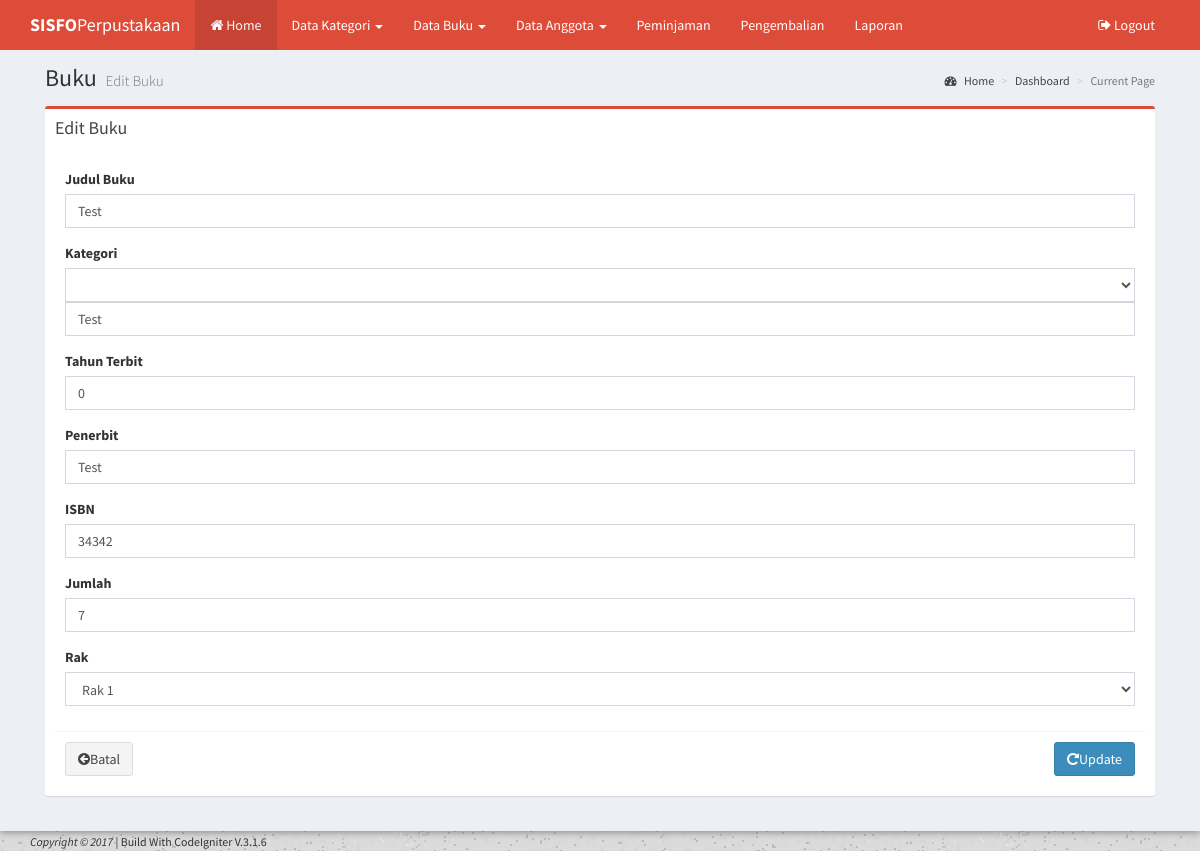
/buku/edit/1, run on the app's committed database.
### tables this page shows
CREATE TABLE `buku` (
  `id_buku` int(5) NOT NULL,
  `id_kategori` int(5) NOT NULL,
  `judul_buku` varchar(50) NOT NULL,
  `pengarang` varchar(35) NOT NULL,
  `thn_terbit` int(11) NOT NULL,
  `penerbit` varchar(50) NOT NULL,
  `isbn` varchar(25) NOT NULL,
  `jumlah_buku` int(3) NOT NULL,
  `lokasi` enum('1','2','3','4','5') NOT NULL,
  `gambar` varchar(255) NOT NULL,
  `tgl_input` date NOT NULL,
  `status_buku` enum('1','0') NOT NULL DEFAULT '0',
  `created_at` datetime NOT NULL DEFAULT '0000-00-00 00:00:00',
  `updated_at` datetime NOT NULL DEFAULT '0000-00-00 00:00:00',
  `deleted_at` datetime DEFAULT NULL
);

### application/views/template/my_template.php (called while the page is built, shortened)
<?php $this->load->view("/partial/header");?>
<?php $this->load->view("/partial/navbar");?>
<?php $this->load->view("/partial/top_navigation");?>
<?php $this->load->view($content);?>

### application/controllers/Buku.php (called while the page is built, shortened)
<?php
class Buku extends CI_Controller {
	public function __construct()
	{
		$this->load->model('Buku_Model');
		$this->load->model('Kategori_Model');
	}
public function edit($id)
{
	$data=
		[
			'title' => 'Buku',
			'sub_title' => 'Edit Buku',
			'content' => 'buku/edit',
			'show' => $this->Buku_Model->edit($id)->row()
		];
	$this->load->view('template/my_template', $data);
}
}
?>

### index.php (called while the page is built, shortened)
<?php
require_once BASEPATH.'core/CodeIgniter.php';

### application/models/Buku_Model.php (called while the page is built, shortened)
<?php
class Buku_Model extends CI_Model
{
public function edit($id)
	{
		$this->db->where('id_buku',$id);
		return $this->db->get('buku');
	}
}
?>

### application/views/buku/edit.php (the view, shortened to what this page needs)
<section class="content">
	<div class="row">
		<div class="col-sm-12">
			<div class="box box-danger">
				<div class="box-header">
					<h3 class="box-title">Edit Buku</h3>
				</div>
				<div class="box-body">
					<form action="<?=site_url('buku/update');?>" method="post" accept-charset="utf-8">
						<div class="box-body">
							<div class="form-group">
								<label>Judul Buku</label>
								<input type="text" name="judul buku" class="form-control" value="<?=$show->judul_buku;?>"
								placeholder="Masukan Judul Buku" required="required">
							</div>
							<div class="form-group">
								<label>Kategori</label>
								<select name="id_kategori" size="1" class="form-control" value="<?=$show->id_kategori;?>"
								</select>
							</div>
							<div class="form-group">
								<input type="text" name="pengarang" class="form-control" value="<?=$show->pengarang;?>" placeholder="Masukan Nama Pengarang" required="required">
							</div>
							<div class="form-group">
								<label>Tahun Terbit</label>
								<input type="number" class="form-control" value="<?=$show->thn_terbit;?>" name="thn_terbit" min="0">
							</div>
							<div class="form-group">
								<label for="exampleinputtext1">Penerbit</label>
								<input type="text" name="penerbit" class="form-control" id="exampleinputtext1" placeholder="Penerbit" value="<?=$show->penerbit;?>" required="">
							</div>
							<div class="form-group">
								<label for="exampleinputtext1">ISBN</label>
								<input type="text" name="isbn" class="form-control" id="exampleinputtext1" placeholder="ISBNt" value="<?=$show->isbn;?>" required="">
							</div>
							<div class="form-group">
								<label for="exampleinputtext1">Jumlah</label>
								<input type="text" name="jumlah_buku" class="form-control" id="exampleinputtext1" placeholder="0"
								value="<?=$show->jumlah_buku;?>" required nim="0">
							</div>
							<div class="form-group">
								<label for="exampleinputpassword1">Rak</label>
								<select name="lokasi" size="1"  value="<?=$show->lokasi;?>" class="form-control">
									<option value="1">Rak 1</option>
								</select>
							</div>
						</div>
						<div class="box-footer">
							<button type="button" class="btn btn-default"> <i class="fa fa-arrow-circle-left"></i>Batal</button>
							<button type="submit" class="btn btn-primary pull-right"> <i class="fa fa-repeat"></i>Update </button>
						</div>
					</form>
				</div>
			</div>
		</div>
	</div>
</section>

### data on the page
buku: judul_buku "Test", pengarang "Test", thn_terbit "0", penerbit "Test", isbn "34342", jumlah_buku "7", lokasi "Rak 1"

### other printed values
$title "Buku"
$sub_title "Edit Buku"
